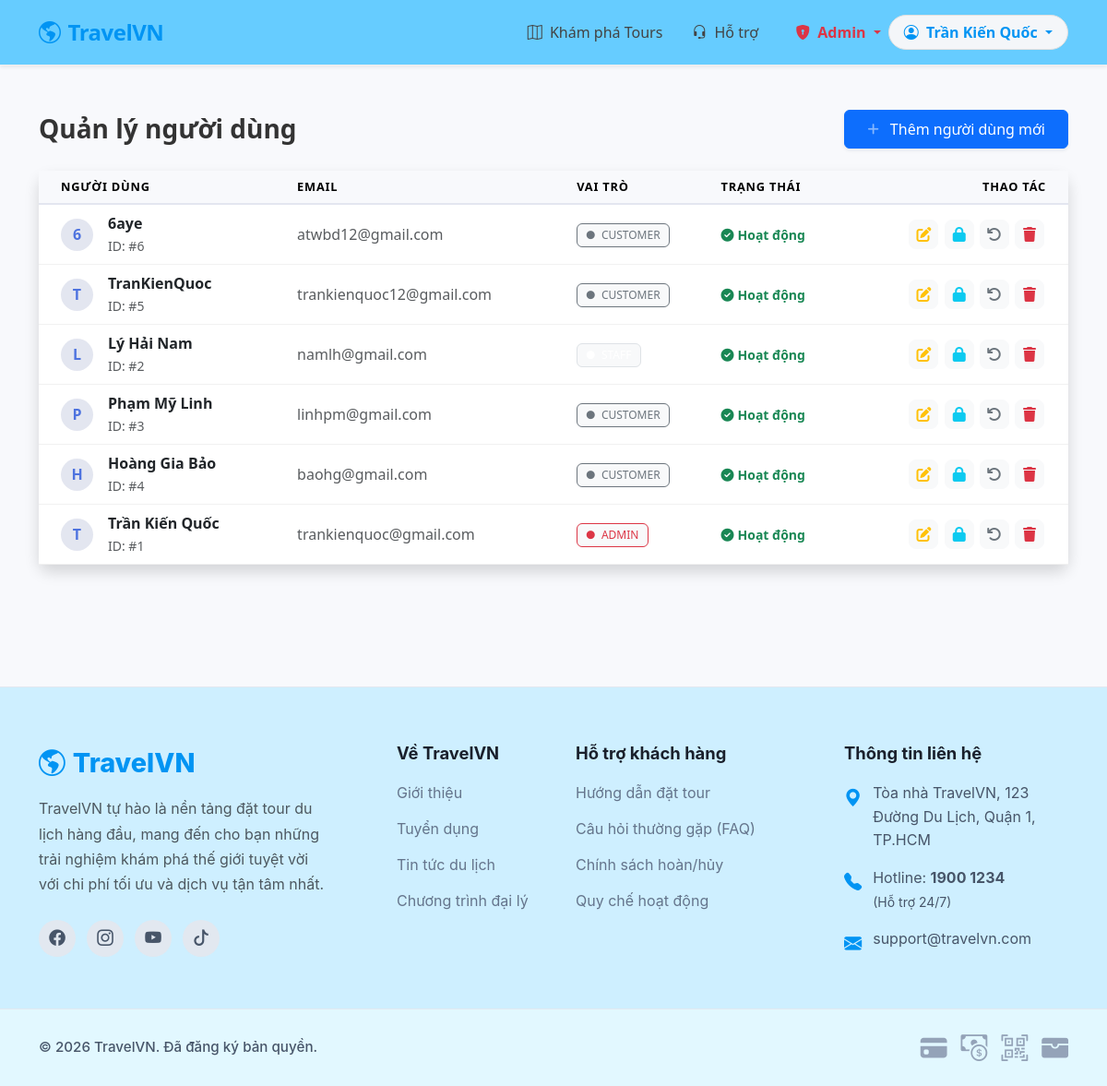
The page /admin.php (signed in) on the database as committed earlier.
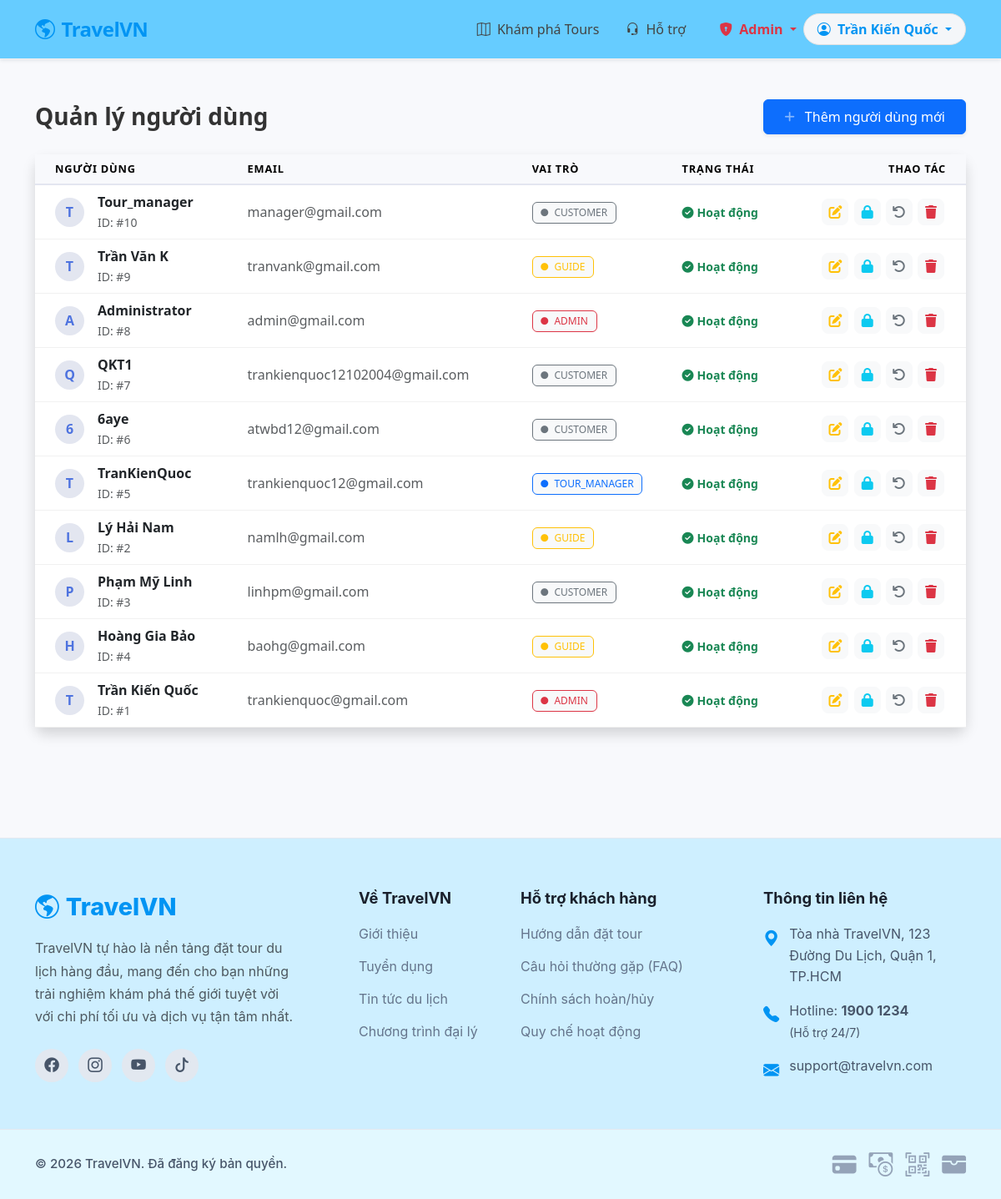
The same page on the database as committed later.
### tables this page shows
CREATE TABLE `users` (
  `user_id` int(11) NOT NULL,
  `full_name` varchar(100) NOT NULL,
  `email` varchar(100) NOT NULL,
  `phone` varchar(20) DEFAULT NULL,
  `password` varchar(255) NOT NULL,
  `role` enum('customer','tour_manager','guide','admin') NOT NULL,
  `status` enum('active','inactive') DEFAULT 'active',
  `created_at` timestamp NOT NULL DEFAULT current_timestamp()
);

### controllers/AdminController.php (called while the page is built, shortened)
<?php
require_once "../models/User.php";
class AdminController {
    private $user;
    public function __construct(){
        $db = (new Database())->connect();
        $this->user = new User($db);
    }
    public function index(){
        $users = $this->user->getAllUsers();
        include "../views/admin/users.php";
    }
}
?>

### models/User.php (called while the page is built, shortened)
<?php
class User
{
    private $conn;
    public function __construct($db)
    {
        $this->conn = $db;
    }
    public function getAllUsers()
    {
        return $this->conn->query("SELECT * FROM users ORDER BY created_at DESC")
            ->fetchAll(PDO::FETCH_ASSOC);
    }
}
?>

### views/admin/users.php (the view, shortened to what this page needs)
<?php include '../views/layouts/header.php'; ?>
<link rel="stylesheet" href="https://cdnjs.cloudflare.com/ajax/libs/font-awesome/6.4.0/css/all.min.css">
<div class="container py-5">
    <div class="d-sm-flex align-items-center justify-content-between mb-4">
        <h1 class="h3 mb-0 text-gray-800 fw-bold">Quản lý người dùng</h1>
        <a href="admin.php?action=create" class="btn btn-primary shadow-sm px-4 py-2">
            <i class="fas fa-plus fa-sm text-white-50 me-2"></i> Thêm người dùng mới
        </a>
    </div>
    <div class="card shadow mb-4">
        <div class="card-body p-0">
            <div class="table-responsive">
                <table class="table table-hover mb-0">
                    <thead>
                        <tr>
                            <th class="ps-4">Người dùng</th>
                            <th>Email</th>
                            <th>Vai trò</th>
                            <th>Trạng thái</th>
                            <th class="text-end pe-4">Thao tác</th>
                        </tr>
                    </thead>
                    <tbody>
                        <?php
                        $roleColor = [
                            'admin' => 'danger',
                            'tour_manager' => 'primary',
                            'guide' => 'warning',
                            'customer' => 'secondary'
                        ];
                        foreach ($users as $u):
                        ?>
                        <tr>
                            <td class="ps-4">
                                <div class="d-flex align-items-center">
                                    <div class="user-avatar me-3">
                                        <?= strtoupper(substr($u['full_name'], 0, 1)) ?>
                                    </div>
                                    <div>
                                        <div class="fw-bold text-dark"><?= htmlspecialchars($u['full_name']) ?></div>
                                        <small class="text-muted">ID: #<?= $u['user_id'] ?></small>
                                    </div>
                                </div>
                            </td>
                            <td><span class="text-muted"><?= $u['email'] ?></span></td>
                            <td>
                                <span class="badge bg-light text-<?= $roleColor[$u['role']] ?> border border-<?= $roleColor[$u['role']] ?>">
                                    <?= strtoupper($u['role']) ?>
                                </span>
                            </td>
                            <td>
                                <?php if($u['status'] == 'active'): ?>
                                    <span class="text-success small fw-bold"><i class="fas fa-check-circle me-1"></i>Hoạt động</span>
                                <?php else: ?>
                                    <span class="text-danger small fw-bold"><i class="fas fa-ban me-1"></i>Đã khóa</span>
                                <?php endif; ?>
                            </td>
                            <td class="text-end pe-4">
                                <a class="btn btn-light btn-action text-warning" href="admin.php?action=edit&id=<?= $u['user_id'] ?>" title="Sửa">
                                    <i class="fas fa-edit"></i>
                                </a>
                                <a class="btn btn-light btn-action text-info" href="admin.php?action=toggle&id=<?= $u['user_id'] ?>" title="Khóa/Mở">
                                    <i class="fas fa-lock"></i>
                                </a>
                                <a class="btn btn-light btn-action text-secondary" href="admin.php?action=reset&id=<?= $u['user_id'] ?>" title="Reset">
                                    <i class="fas fa-undo"></i>
                                </a>
                                <a class="btn btn-light btn-action text-danger" href="admin.php?action=delete&id=<?= $u['user_id'] ?>"
                                   onclick="return confirm('Xác nhận xóa?')" title="Xóa">
                                    <i class="fas fa-trash"></i>
                                </a>
                            </td>
                        </tr>
                        <?php endforeach; ?>
                    </tbody>
                </table>
            </div>
        </div>
    </div>
</div>
<?php include '../views/layouts/footer.php'; ?>

### public/admin.php (shortened to what this page needs)
<?php
require_once "../controllers/AdminController.php";
$controller = new AdminController();
$action = $_GET['action'] ?? 'index';
switch ($action) {
    default:
        $controller->index();
}

### views/layouts/header.php (shortened to what this page needs)
<!DOCTYPE html>
<html lang="vi">
<head>
    <link rel="stylesheet" href="https://cdn.jsdelivr.net/npm/bootstrap@5.3.2/dist/css/bootstrap.min.css">
    <link rel="stylesheet" href="https://cdn.jsdelivr.net/npm/bootstrap-icons@1.11.3/font/bootstrap-icons.min.css">
</head>
<body>
    <nav class="navbar navbar-expand-lg navbar-light navbar-custom sticky-top shadow-sm">
        <div class="container">
            <a class="navbar-brand d-flex align-items-center" href="index.php">
                <i class="bi bi-globe-americas me-2"></i> TravelVN
            </a>
            <div class="collapse navbar-collapse" id="navbarNav">
                <ul class="navbar-nav ms-auto align-items-center">
                    <li class="nav-item">
                        <a class="nav-link nav-link-custom" href="index.php?action=tours">
                            <i class="bi bi-map me-1"></i> Khám phá Tours
                        </a>
                    </li>
                    <li class="nav-item me-3">
                        <a class="nav-link nav-link-custom" href="#">
                            <i class="bi bi-headset me-1"></i> Hỗ trợ
                        </a>
                    </li>
                    <?php if (isset($_SESSION['user'])): ?>
                        <?php if (isset($_SESSION['user']) && $_SESSION['user']['role'] == 'admin'): ?>
                            <li class="nav-item dropdown">
                                <a class="nav-link dropdown-toggle text-danger fw-bold" href="#" role="button"
                                    data-bs-toggle="dropdown">
                                    <i class="bi bi-shield-lock-fill me-1"></i> Admin
                                </a>
                            </li>
                        <?php endif; ?>
                    <?php endif; ?>
                    <?php if (isset($_SESSION['user'])): ?>
                        <li class="nav-item dropdown">
                            <a class="nav-link dropdown-toggle user-dropdown-toggle" href="#" role="button"
                                data-bs-toggle="dropdown" aria-expanded="false">
                                <i class="bi bi-person-circle me-1"></i> <?= htmlspecialchars($_SESSION['user']['full_name'] ?? 'Người dùng') ?>
                            </a>
                        </li>
                    <?php endif; ?>
                </ul>
            </div>
        </div>
    </nav>
    <div class="main-content">

### views/layouts/footer.php (shortened to what this page needs)
</div>
<footer class="footer-custom">
    <div class="footer-top">
        <div class="container">
            <div class="row g-5">
                <div class="col-lg-4 col-md-6">
                    <div class="footer-brand">
                        <i class="bi bi-globe-americas"></i> TravelVN
                    </div>
                    <p class="text-muted pe-lg-4" style="line-height: 1.7;">
                        TravelVN tự hào là nền tảng đặt tour du lịch hàng đầu, mang đến cho bạn những trải nghiệm khám phá thế giới tuyệt vời với chi phí tối ưu và dịch vụ tận tâm nhất.
                    </p>
                    <div class="social-links">
                        <a href="#" class="social-icon" title="Facebook"><i class="bi bi-facebook"></i></a>
                        <a href="#" class="social-icon" title="Instagram"><i class="bi bi-instagram"></i></a>
                        <a href="#" class="social-icon" title="YouTube"><i class="bi bi-youtube"></i></a>
                        <a href="#" class="social-icon" title="TikTok"><i class="bi bi-tiktok"></i></a>
                    </div>
                </div>
                <div class="col-lg-2 col-md-6">
                    <h5 class="footer-title">Về TravelVN</h5>
                    <ul class="footer-links">
                        <li><a href="#">Giới thiệu</a></li>
                        <li><a href="#">Tuyển dụng</a></li>
                        <li><a href="#">Tin tức du lịch</a></li>
                        <li><a href="#">Chương trình đại lý</a></li>
                    </ul>
                </div>
                <div class="col-lg-3 col-md-6">
                    <h5 class="footer-title">Hỗ trợ khách hàng</h5>
                    <ul class="footer-links">
                        <li><a href="#">Hướng dẫn đặt tour</a></li>
                        <li><a href="#">Câu hỏi thường gặp (FAQ)</a></li>
                        <li><a href="#">Chính sách hoàn/hủy</a></li>
                        <li><a href="#">Quy chế hoạt động</a></li>
                    </ul>
                </div>
                <div class="col-lg-3 col-md-6">
                    <h5 class="footer-title">Thông tin liên hệ</h5>
                    <ul class="footer-contact">
                        <li>
                            <i class="bi bi-geo-alt-fill"></i>
                            <span>Tòa nhà TravelVN, 123 Đường Du Lịch, Quận 1, TP.HCM</span>
                        </li>
                        <li>
                            <i class="bi bi-telephone-fill"></i>
                            <span>Hotline: <strong>1900 1234</strong><br><small>(Hỗ trợ 24/7)</small></span>
                        </li>
                        <li>
                            <i class="bi bi-envelope-fill"></i>
                            <span>support@travelvn.com</span>
                        </li>
                    </ul>
                </div>
            </div>
        </div>
    </div>
    <div class="footer-bottom">
        <div class="container d-flex flex-column flex-md-row justify-content-between align-items-center">
            <p class="mb-3 mb-md-0 fw-medium">© 2026 TravelVN. Đã đăng ký bản quyền.</p>
            <div class="payment-methods">
                <i class="bi bi-credit-card-fill" title="Thẻ tín dụng"></i>
                <i class="bi bi-cash-coin" title="Tiền mặt"></i>
                <i class="bi bi-qr-code-scan" title="Quét mã QR"></i>
                <i class="bi bi-wallet-fill" title="Ví điện tử"></i>
            </div>
        </div>
    </div>
</footer>
</body>
</html>

### views/layouts/header.php (style rules this page uses)
.navbar-custom { background-color: #66CCFF; padding: 12px 0; border-bottom: 1px solid #f0f0f0; }
.navbar-brand { color: #0194f3 !important; font-weight: 700; font-size: 1.5rem; letter-spacing: -0.5px; }
.nav-link-custom { color: #434343 !important; font-weight: 500; padding: 8px 16px !important; transition: color 0.3s; }
.user-dropdown-toggle { background-color: #f4f6f9; color: #0194f3 !important; font-weight: 600; border-radius: 20px; padding: 6px 16px !important; border: 1px solid #e0e0e0; }

### views/admin/users.php (style rules this page uses)
:root { --primary-color: #4e73df; --secondary-color: #858796; }
body { background-color: #f8f9fc; color: #333; }
.card { border: none; border-radius: 12px; box-shadow: 0 0.15rem 1.75rem 0 rgba(58, 59, 69, 0.1); }
.table thead th { background-color: #f8f9fc; text-transform: uppercase; font-size: 0.8rem; letter-spacing: 0.05rem; font-weight: 700; border-bottom: 2px solid #e3e6f0; }
.table td { vertical-align: middle; border-color: #f1f1f1; }
.badge { padding: 0.5em 0.8em; border-radius: 6px; font-weight: 500; }
.btn-action { width: 32px; height: 32px; padding: 0; display: inline-flex; align-items: center; justify-content: center; border-radius: 8px; margin-right: 2px; }
.user-avatar { width: 35px; height: 35px; background: #e3e6f0; border-radius: 50%; display: flex; align-items: center; justify-content: center; font-weight: bold; color: #4e73df; }

### views/layouts/footer.php (style rules this page uses)
.footer-custom { background-color: #ceefff; border-top: 1px solid #e2e8f0; color: #475569; font-family: 'Inter', 'Segoe UI', sans-serif; margin-top: 60px; }
.footer-top { padding: 60px 0 40px; }
.footer-brand { font-size: 1.8rem; font-weight: 800; color: #0194f3; margin-bottom: 15px; display: flex; align-items: center; gap: 8px; }
.footer-title { font-weight: 700; color: #1a202c; margin-bottom: 20px; font-size: 1.15rem; }
.footer-links, .footer-contact { list-style: none; padding: 0; margin: 0; }
.footer-links li, .footer-contact li { margin-bottom: 15px; }
.footer-links a { color: #64748b; text-decoration: none; transition: all 0.3s ease; display: inline-block; }
.footer-contact li { display: flex; align-items: flex-start; gap: 12px; line-height: 1.6; }
.footer-contact i { color: #0194f3; font-size: 1.2rem; margin-top: 2px; }
.social-links { display: flex; gap: 12px; margin-top: 25px; }
.social-icon { display: inline-flex; align-items: center; justify-content: center; width: 40px; height: 40px; border-radius: 50%; background-color: #e2e8f0; color: #475569; text-decoration: none; transition: 0.3s; font-size: 1.1rem; }
.footer-bottom { background-color: #e2f8ff; padding: 20px 0; font-size: 0.95rem; border-top: 1px solid #e2e8f0; }
.payment-methods { display: flex; gap: 15px; align-items: center; }
.payment-methods i { font-size: 1.8rem; color: #94a3b8; transition: 0.3s; }

Rows that differ between the two databases and show on the page:
added users: full_name "T", full_name "Tour_manager", user_id "10", email "manager@gmail.com", role "CUSTOMER", status "active" (drawn)
added users: full_name "T", full_name "Trần Văn K", user_id "9", email "tranvank@gmail.com", role "GUIDE", status "active" (drawn)
added users: full_name "A", full_name "Administrator", user_id "8", email "admin@gmail.com", role "ADMIN", status "active" (drawn)
added users: full_name "Q", full_name "QKT1", user_id "7", email "trankienquoc12102004@gmail.com", role "CUSTOMER", status "active" (drawn)
changed users "TranKienQuoc": role "CUSTOMER" → "TOUR_MANAGER"
changed users "Lý Hải Nam": role (not shown) → "GUIDE"
changed users "Hoàng Gia Bảo": role "CUSTOMER" → "GUIDE"
